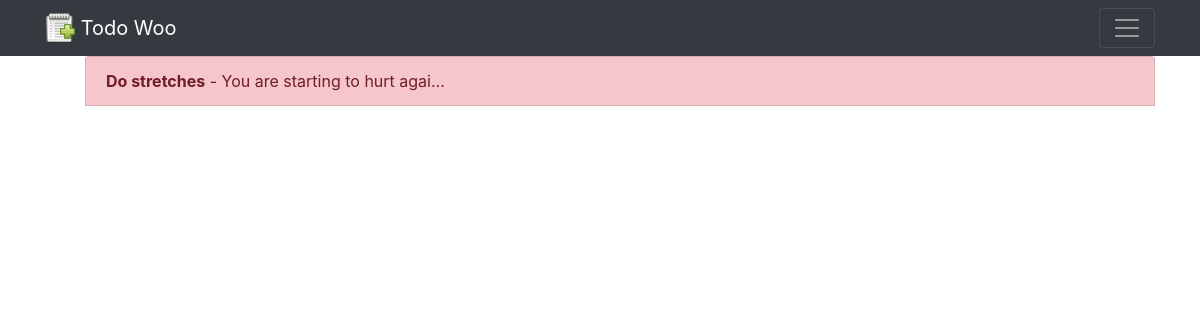
Page /current/ (signed in) on the earlier database version.
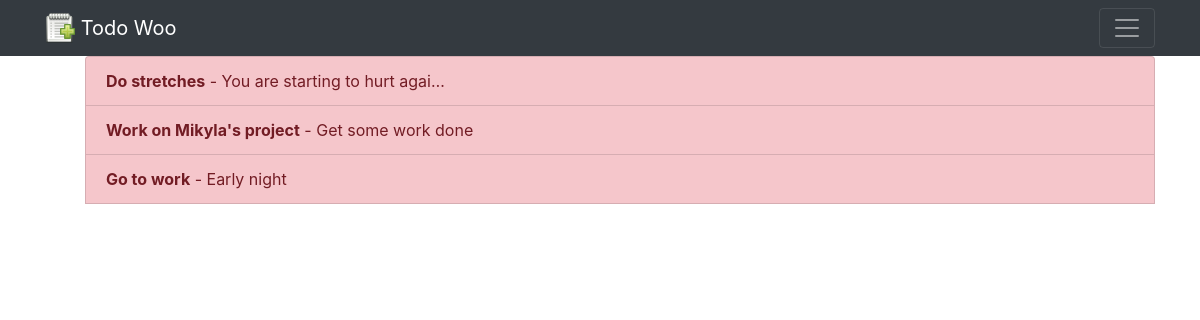
Same page on the later database version.
### todoapp/models.py (models this page shows, shortened)
class Todo(models.Model):
    title = models.CharField(max_length=100)
    memo = models.TextField(blank=True)
    created = models.DateTimeField(auto_now_add=True)
    datecompleted = models.DateTimeField(null=True, blank=True)
    important = models.BooleanField(default=False)
    user = models.ForeignKey(User, on_delete=models.CASCADE)

### todoapp/views.py (the view)
# urls.py: path('current/', views.currenttodos, name='currenttodos'),
@login_required
def currenttodos(request):
    todos = Todo.objects.filter(user=request.user, datecompleted__isnull=True)
    return render(request, 'todoapp/currenttodos.html', {'todos': todos})

### todoapp/templates/todoapp/currenttodos.html (shortened to what this page needs)
{% extends 'todoapp/base.html' %}
{% block content %}
  {% if todos %}
    <ul>
      {% for todo in todos %}
        <a href="{% url 'viewtodo' todo.id %}"
           class="list-group-item list-group-item-action{% if todo.important %} list-group-item-danger{% endif %}"><b>{{ todo.title }}</b>
          {% if todo.memo %} - {{ todo.memo|truncatechars:30 }}{% endif %}</a>
      {% endfor %}
      <br>
      <br><br>
    </ul>{% endif %}
{% endblock content %}

### todoapp/templates/todoapp/base.html (shortened to what this page needs)
{% load static %}
<!doctype html>
<html lang="en">
<head>
    <link rel="stylesheet" href="https://stackpath.bootstrapcdn.com/bootstrap/4.4.1/css/bootstrap.min.css">
</head>
<body>
<nav class="navbar navbar-dark bg-dark">
<div class="container">
    <a class="navbar-brand" href="{% url 'home' %}">
         <img src="{% static 'todoapp/stock_todo.svg' %}" width="30" height="30" class="d-inline-block align-top">
        <span>Todo Woo</span>
    </a>
    <button class="navbar-toggler" type="button" data-toggle="collapse" data-target="#navbarNav" aria-controls="navbarNav" aria-expanded="false" aria-label="Toggle navigation">
        <span class="navbar-toggler-icon"></span>
    </button>
</div>
</nav>
<div class="container">
{% block content %}{% endblock %}
</div>
</body>
</html>

Differences in the rows shown:
added Todo: title "Work on Mikyla's project", memo "Get some work done"
added Todo: title "Go to work", memo "Early night"
